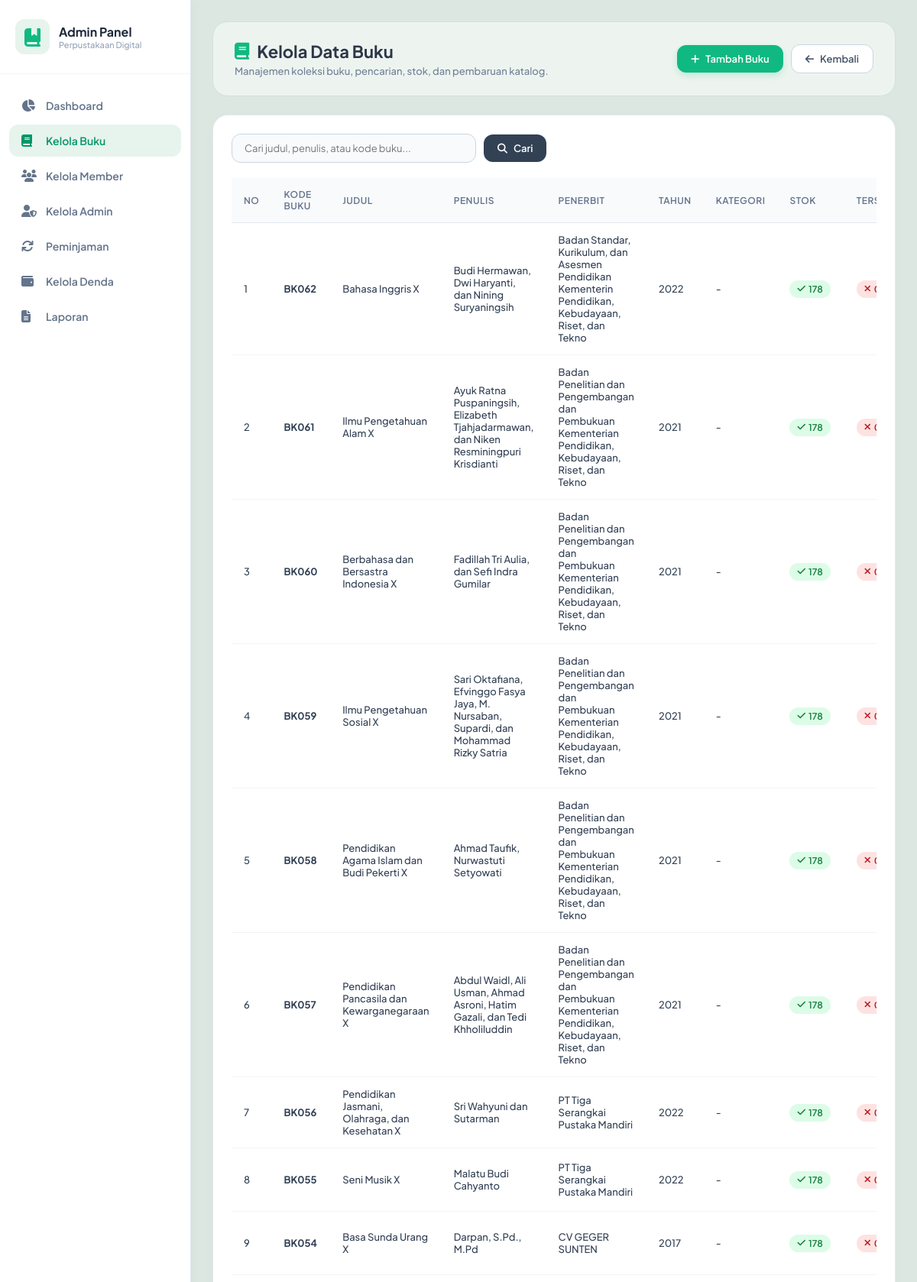
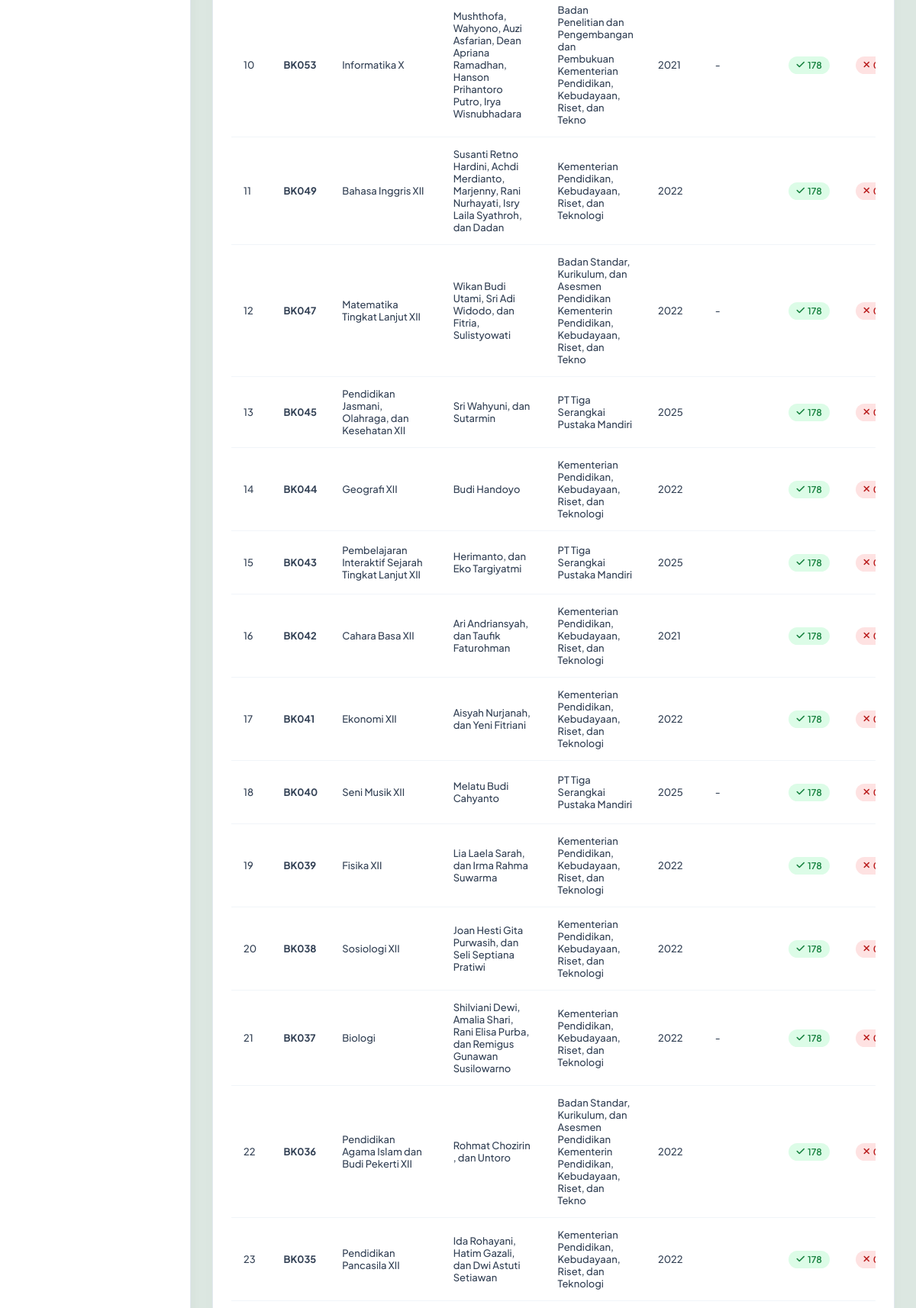
/kelola_buku.php (signed in, upper part), run on the app's committed database (2 pictures, top to bottom).
### tables this page shows
CREATE TABLE `buku` (
  `id` int(11) NOT NULL,
  `kode_buku` varchar(20) NOT NULL,
  `judul` varchar(200) NOT NULL,
  `penulis` varchar(100) NOT NULL,
  `penerbit` varchar(100) DEFAULT NULL,
  `tahun_terbit` int(11) DEFAULT NULL,
  `isbn` varchar(20) DEFAULT NULL,
  `kategori` varchar(50) DEFAULT NULL,
  `deskripsi` text,
  `jumlah_halaman` int(11) DEFAULT NULL,
  `lokasi_rak` varchar(20) DEFAULT NULL,
  `stok` int(11) NOT NULL DEFAULT '0',
  `cover` varchar(255) DEFAULT NULL,
  `stok_tersedia` int(11) NOT NULL DEFAULT '0',
  `gambar` varchar(255) DEFAULT NULL,
  `created_at` timestamp NOT NULL DEFAULT CURRENT_TIMESTAMP,
  `updated_at` timestamp NOT NULL DEFAULT CURRENT_TIMESTAMP ON UPDATE CURRENT_TIMESTAMP
);

### kelola_buku.php (the view, shortened to what this page needs)
<?php
require_once 'config.php';
$keyword = isset($_GET['search']) ? trim($_GET['search']) : '';
if (!empty($keyword)) {
    $buku_query = "SELECT * FROM buku
                   WHERE judul LIKE ?
                   OR penulis LIKE ?
                   OR kode_buku LIKE ?
                   ORDER BY id DESC";
    $stmt = mysqli_prepare($conn, $buku_query);
    $search_param = '%' . $keyword . '%';
    mysqli_stmt_bind_param($stmt, "sss", $search_param, $search_param, $search_param);
    mysqli_stmt_execute($stmt);
    $buku_result = mysqli_stmt_get_result($stmt);
} else {
    $buku_query = "SELECT * FROM buku ORDER BY id DESC";
    $buku_result = mysqli_query($conn, $buku_query);
}
?>
<!DOCTYPE html>
<html lang="id">
<head>
    <link rel="stylesheet" href="https://cdnjs.cloudflare.com/ajax/libs/font-awesome/6.4.0/css/all.min.css">
</head>
<body>
    <div class="sidebar">
        <div class="sidebar-header">
            <div class="logo"><i class="fa-solid fa-book-bookmark"></i></div>
            <div>
                <h3>Admin Panel</h3>
                <p style="font-size: 11px; color: #94a3b8; font-weight: 500;">Perpustakaan Digital</p>
            </div>
        </div>
        <ul class="sidebar-menu">
            <li>
                <a href="dashboard_admin.php">
                    <i class="fa-solid fa-chart-pie"></i> Dashboard
                </a>
            </li>
            <li class="active">
                <a href="kelola_buku.php">
                    <i class="fa-solid fa-book"></i> Kelola Buku
                </a>
            </li>
            <li>
                <a href="kelola_member.php">
                    <i class="fa-solid fa-users"></i> Kelola Member
                </a>
            </li>
            <li>
                <a href="kelola_admin.php">
                    <i class="fa-solid fa-user-shield"></i> Kelola Admin
                </a>
            </li>
            <li>
                <a href="kelola_peminjaman.php">
                    <i class="fa-solid fa-arrows-rotate"></i> Peminjaman
                </a>
            </li>
            <li>
                <a href="kelola_denda.php">
                    <i class="fa-solid fa-wallet"></i> Kelola Denda
                </a>
            </li>
            <li>
                <a href="laporan.php">
                    <i class="fa-solid fa-file-lines"></i> Laporan
                </a>
            </li>
        </ul>
    </div>
    <div class="main-content">
        <div class="top-banner">
            <div>
                <h1><i class="fa-solid fa-book" style="color: #10b981;"></i> Kelola Data Buku</h1>
                <p>Manajemen koleksi buku, pencarian, stok, dan pembaruan katalog.</p>
            </div>
            <div class="banner-actions">
                <a href="tambah_buku.php" class="btn-add"><i class="fa-solid fa-plus"></i> Tambah Buku</a>
                <a href="dashboard_admin.php" class="btn-back"><i class="fa-solid fa-arrow-left"></i> Kembali</a>
            </div>
        </div>
        <div class="card">
            <div class="search-container">
                <form method="GET" class="search-box">
                    <input type="text"
                           name="search"
                           placeholder="Cari judul, penulis, atau kode buku..."
                           value="<?php echo htmlspecialchars($keyword); ?>">
                    <button type="submit"><i class="fa-solid fa-magnifying-glass"></i> Cari</button>
                </form>
            </div>
            <div class="table-responsive">
                <table class="data-table">
                    <thead>
                        <tr>
                            <th>No</th>
                            <th>Kode Buku</th>
                            <th>Judul</th>
                            <th>Penulis</th>
                            <th>Penerbit</th>
                            <th>Tahun</th>
                            <th>Kategori</th>
                            <th>Stok</th>
                            <th>Tersedia</th>
                        </tr>
                    </thead>
                    <tbody>
                        <?php if (mysqli_num_rows($buku_result) > 0): ?>
                            <?php $no = 1; while ($buku = mysqli_fetch_assoc($buku_result)): ?>
                                <tr>
                                    <td><?php echo $no++; ?></td>
                                    <td><strong><?php echo htmlspecialchars($buku['kode_buku']); ?></strong></td>
                                    <td><?php echo htmlspecialchars($buku['judul']); ?></td>
                                    <td><?php echo htmlspecialchars($buku['penulis']); ?></td>
                                    <td><?php echo htmlspecialchars($buku['penerbit'] ?? '-'); ?></td>
                                    <td><?php echo htmlspecialchars($buku['tahun_terbit'] ?? '-'); ?></td>
                                    <td><?php echo htmlspecialchars($buku['kategori'] ?? '-'); ?></td>
                                    <td>
                                        <?php if ($buku['stok'] > 0): ?>
                                            <span class="badge-stok"><i class="fa-solid fa-check"></i> <?php echo (int)$buku['stok']; ?></span>
                                        <?php else: ?>
                                            <span class="badge-stok-habis"><i class="fa-solid fa-xmark"></i> Habis</span>
                                        <?php endif; ?>
                                    </td>
                                    <td>
                                        <?php if ($buku['stok_tersedia'] > 0): ?>
                                            <span class="badge-stok"><i class="fa-solid fa-check"></i> <?php echo (int)$buku['stok_tersedia']; ?></span>
                                        <?php else: ?>
                                            <span class="badge-stok-habis"><i class="fa-solid fa-xmark"></i> 0</span>
                                        <?php endif; ?>
                                    </td>
                                </tr>
                            <?php endwhile; ?>
                        <?php endif; ?>
                    </tbody>
                </table>
            </div>
        </div>
    </div>
</body>
</html>

### kelola_buku.php (style rules this page uses)
* { margin: 0; padding: 0; box-sizing: border-box; }
body { font-family: 'Plus Jakarta Sans', sans-serif; background-color: #dce7e1; color: #2d3748; min-height: 100vh; }
.sidebar { position: fixed; left: 0; top: 0; width: 250px; height: 100%; background: #ffffff; color: #4a5568; transition: all 0.3s ease; z-index: 100; box-shadow: 2px 0 15px rgba(0,0,0,0.03); border-right: 1px solid #e2e8f0; }
.sidebar-header { padding: 25px 20px; text-align: left; display: flex; align-items: center; gap: 12px; border-bottom: 1px solid #f1f5f9; }
.sidebar-header .logo { font-size: 24px; background: #e6f4ed; color: #10b981; padding: 8px 12px; border-radius: 12px; }
.sidebar-header h3 { font-size: 16px; font-weight: 700; color: #1e293b; }
.sidebar-menu { list-style: none; padding: 20px 12px; }
.sidebar-menu li { margin-bottom: 4px; }
.sidebar-menu li a { display: flex; align-items: center; padding: 12px 16px; color: #64748b; text-decoration: none; transition: all 0.2s ease; gap: 12px; border-radius: 12px; font-size: 14px; font-weight: 600; }
.sidebar-menu li.active a { background: #e6f4ed; color: #059669; }
.sidebar-menu li a i { width: 20px; font-size: 16px; }
.main-content { margin-left: 250px; padding: 28px; }
.top-banner { background: #edf4f0; border: 1px solid #d1e3d7; border-radius: 20px; padding: 24px 28px; display: flex; justify-content: space-between; align-items: center; margin-bottom: 24px; flex-wrap: wrap; gap: 15px; }
.top-banner h1 { font-size: 22px; font-weight: 700; color: #2d3748; margin-bottom: 4px; display: flex; align-items: center; gap: 10px; }
.top-banner p { font-size: 13px; color: #718096; font-weight: 500; }
.banner-actions { display: flex; gap: 10px; align-items: center; }
.btn-add { background: #10b981; color: white; padding: 10px 18px; border-radius: 12px; text-decoration: none; font-size: 13px; font-weight: 600; transition: all 0.2s; display: inline-flex; align-items: center; gap: 8px; box-shadow: 0 4px 10px rgba(16, 185, 129, 0.2); }
.btn-back { background: #ffffff; color: #475569; border: 1px solid #cbd5e1; padding: 10px 18px; border-radius: 12px; text-decoration: none; font-size: 13px; font-weight: 600; transition: all 0.2s; display: inline-flex; align-items: center; gap: 8px; }
.card { background: #ffffff; border-radius: 20px; padding: 24px; margin-bottom: 24px; border: 1px solid #e2e8f0; box-shadow: 0 4px 20px rgba(0,0,0,0.02); }
.search-container { margin-bottom: 20px; }
.search-box { display: flex; gap: 10px; align-items: center; flex-wrap: wrap; }
.search-box input { padding: 10px 16px; border: 1px solid #cbd5e1; border-radius: 12px; width: 320px; font-size: 13px; font-family: inherit; outline: none; transition: all 0.2s; background: #f8fafc; }
.search-box button { background: #334155; color: white; border: none; padding: 10px 18px; border-radius: 12px; cursor: pointer; font-size: 13px; font-weight: 600; font-family: inherit; transition: all 0.2s; display: inline-flex; align-items: center; gap: 8px; }
.table-responsive { overflow-x: auto; }
.data-table { width: 100%; border-collapse: collapse; text-align: left; }
.data-table th { background: #f8fafc; color: #64748b; font-weight: 600; font-size: 12px; text-transform: uppercase; letter-spacing: 0.5px; padding: 14px 16px; border-bottom: 1px solid #e2e8f0; }
.data-table td { padding: 14px 16px; color: #334155; font-size: 13px; font-weight: 500; border-bottom: 1px solid #f1f5f9; vertical-align: middle; }
.badge-stok { background: #dcfce7; color: #15803d; padding: 4px 10px; border-radius: 20px; font-size: 12px; font-weight: 600; display: inline-flex; align-items: center; gap: 4px; }
.badge-stok-habis { background: #fee2e2; color: #b91c1c; padding: 4px 10px; border-radius: 20px; font-size: 12px; font-weight: 600; display: inline-flex; align-items: center; gap: 4px; }

### data on the page
buku: kode_buku "BK062", judul "Bahasa Inggris X", penulis "Budi Hermawan, Dwi Haryanti, dan Nining Suryaningsih", penerbit "Badan Standar, Kurikulum, dan Asesmen Pendidikan Kementerin Pendidikan, Kebudayaan, Riset, dan Tekno", tahun_terbit "2022", kategori "-", stok "178", stok_tersedia 0 (drawn)
buku: kode_buku "BK061", judul "Ilmu Pengetahuan Alam X", penulis "Ayuk Ratna Puspaningsih, Elizabeth Tjahjadarmawan, dan Niken Resminingpuri Krisdianti", penerbit "Badan Penelitian dan Pengembangan dan Pembukuan Kementerian Pendidikan, Kebudayaan, Riset, dan Tekno", tahun_terbit "2021", kategori "-", stok "178", stok_tersedia 0 (drawn)
buku: kode_buku "BK060", judul "Berbahasa dan Bersastra Indonesia X", penulis "Fadillah Tri Aulia, dan Sefi Indra Gumilar", penerbit "Badan Penelitian dan Pengembangan dan Pembukuan Kementerian Pendidikan, Kebudayaan, Riset, dan Tekno", tahun_terbit "2021", kategori "-", stok "178", stok_tersedia 0 (drawn)
buku: kode_buku "BK059", judul "Ilmu Pengetahuan Sosial X", penulis "Sari Oktafiana, Efvinggo Fasya Jaya, M. Nursaban, Supardi, dan Mohammad Rizky Satria", penerbit "Badan Penelitian dan Pengembangan dan Pembukuan Kementerian Pendidikan, Kebudayaan, Riset, dan Tekno", tahun_terbit "2021", kategori "-", stok "178", stok_tersedia 0 (drawn)
buku: kode_buku "BK058", judul "Pendidikan Agama Islam dan Budi Pekerti X", penulis "Ahmad Taufik, Nurwastuti Setyowati", penerbit "Badan Penelitian dan Pengembangan dan Pembukuan Kementerian Pendidikan, Kebudayaan, Riset, dan Tekno", tahun_terbit "2021", kategori "-", stok "178", stok_tersedia 0 (drawn)
buku: kode_buku "BK057", judul "Pendidikan Pancasila dan Kewarganegaraan X", penulis "Abdul Waidl, Ali Usman, Ahmad Asroni, Hatim Gazali, dan Tedi Khholiluddin", penerbit "Badan Penelitian dan Pengembangan dan Pembukuan Kementerian Pendidikan, Kebudayaan, Riset, dan Tekno", tahun_terbit "2021", kategori "-", stok "178", stok_tersedia 0 (drawn)
buku: kode_buku "BK056", judul "Pendidikan Jasmani, Olahraga, dan Kesehatan X", penulis "Sri Wahyuni dan Sutarman", penerbit "PT Tiga Serangkai Pustaka Mandiri", tahun_terbit "2022", kategori "-", stok "178", stok_tersedia 0 (drawn)
buku: kode_buku "BK055", judul "Seni Musik X", penulis "Malatu Budi Cahyanto", penerbit "PT Tiga Serangkai Pustaka Mandiri", tahun_terbit "2022", kategori "-", stok "178", stok_tersedia 0 (drawn)
buku: kode_buku "BK054", judul "Basa Sunda Urang X", penulis "Darpan, S.Pd., M.Pd", penerbit "CV GEGER SUNTEN", tahun_terbit "2017", kategori "-", stok "178", stok_tersedia 0 (drawn)
buku: kode_buku "BK053", judul "Informatika X", penulis "Mushthofa, Wahyono, Auzi Asfarian, Dean Apriana Ramadhan, Hanson Prihantoro Putro, Irya Wisnubhadara", penerbit "Badan Penelitian dan Pengembangan dan Pembukuan Kementerian Pendidikan, Kebudayaan, Riset, dan Tekno", tahun_terbit "2021", kategori "-", stok "178", stok_tersedia 0 (drawn)
buku: kode_buku "BK049", judul "Bahasa Inggris XII", penulis "Susanti Retno Hardini, Achdi Merdianto, Marjenny, Rani Nurhayati, Isry Laila Syathroh, dan Dadan", penerbit "Kementerian Pendidikan, Kebudayaan, Riset, dan Teknologi", tahun_terbit "2022", stok "178", stok_tersedia 0 (drawn)
buku: kode_buku "BK047", judul "Matematika Tingkat Lanjut XII", penulis "Wikan Budi Utami, Sri Adi Widodo, dan Fitria, Sulistyowati", penerbit "Badan Standar, Kurikulum, dan Asesmen Pendidikan Kementerin Pendidikan, Kebudayaan, Riset, dan Tekno", tahun_terbit "2022", kategori "-", stok "178", stok_tersedia 0 (drawn)
buku: kode_buku "BK045", judul "Pendidikan Jasmani, Olahraga, dan Kesehatan XII", penulis "Sri Wahyuni, dan Sutarmin", penerbit "PT Tiga Serangkai Pustaka Mandiri", tahun_terbit "2025", stok "178", stok_tersedia 0 (drawn)
buku: kode_buku "BK044", judul "Geografi XII", penulis "Budi Handoyo", penerbit "Kementerian Pendidikan, Kebudayaan, Riset, dan Teknologi", tahun_terbit "2022", stok "178", stok_tersedia 0 (drawn)
buku: kode_buku "BK043", judul "Pembelajaran Interaktif Sejarah Tingkat Lanjut XII", penulis "Herimanto, dan Eko Targiyatmi", penerbit "PT Tiga Serangkai Pustaka Mandiri", tahun_terbit "2025", stok "178", stok_tersedia 0 (drawn)
buku: kode_buku "BK042", judul "Cahara Basa XII", penulis "Ari Andriansyah, dan Taufik Faturohman", penerbit "Kementerian Pendidikan, Kebudayaan, Riset, dan Teknologi", tahun_terbit "2021", stok "178", stok_tersedia 0 (drawn)
buku: kode_buku "BK041", judul "Ekonomi XII", penulis "Aisyah Nurjanah, dan Yeni Fitriani", penerbit "Kementerian Pendidikan, Kebudayaan, Riset, dan Teknologi", tahun_terbit "2022", stok "178", stok_tersedia 0 (drawn)
buku: kode_buku "BK040", judul "Seni Musik XII", penulis "Melatu Budi Cahyanto", penerbit "PT Tiga Serangkai Pustaka Mandiri", tahun_terbit "2025", kategori "-", stok "178", stok_tersedia 0 (drawn)
buku: kode_buku "BK039", judul "Fisika XII", penulis "Lia Laela Sarah, dan Irma Rahma Suwarma", penerbit "Kementerian Pendidikan, Kebudayaan, Riset, dan Teknologi", tahun_terbit "2022", stok "178", stok_tersedia 0 (drawn)
buku: kode_buku "BK038", judul "Sosiologi XII", penulis "Joan Hesti Gita Purwasih, dan Seli Septiana Pratiwi", penerbit "Kementerian Pendidikan, Kebudayaan, Riset, dan Teknologi", tahun_terbit "2022", stok "178", stok_tersedia 0 (drawn)
buku: kode_buku "BK037", judul "Biologi", penulis "Shilviani Dewi, Amalia Shari, Rani Elisa Purba, dan Remigus Gunawan Susilowarno", penerbit "Kementerian Pendidikan, Kebudayaan, Riset, dan Teknologi", tahun_terbit "2022", kategori "-", stok "178", stok_tersedia 0 (drawn)
buku: kode_buku "BK036", judul "Pendidikan Agama Islam dan Budi Pekerti XII", penulis "Rohmat Chozirin , dan Untoro", penerbit "Badan Standar, Kurikulum, dan Asesmen Pendidikan Kementerin Pendidikan, Kebudayaan, Riset, dan Tekno", tahun_terbit "2022", stok "178", stok_tersedia 0 (drawn)
buku: kode_buku "BK035", judul "Pendidikan Pancasila XII", penulis "Ida Rohayani, Hatim Gazali, dan Dwi Astuti Setiawan", penerbit "Kementerian Pendidikan, Kebudayaan, Riset, dan Teknologi", tahun_terbit "2022", stok "178", stok_tersedia 0 (drawn)
